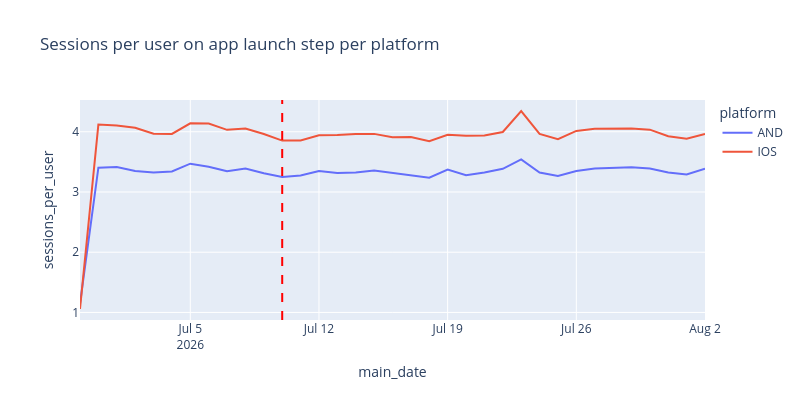
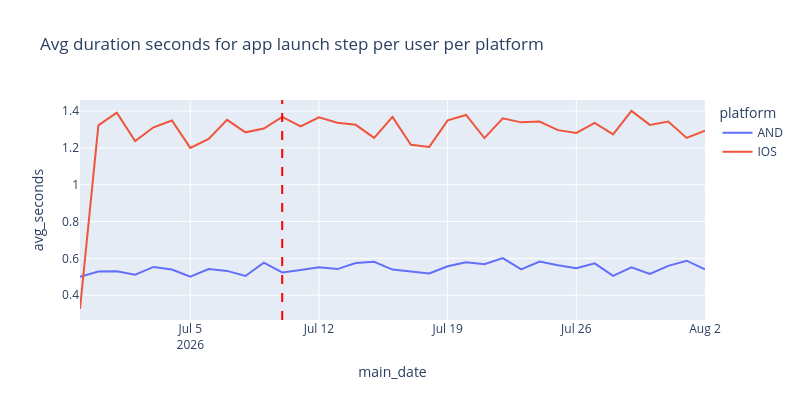

The notebook cell these images were saved under, in order:
### Markdown cell above
### Applaunch step at bootstrap

### Code cell
data_bootstrap_applaunch_cmpt = data_bootstrap_agg_cmpt[data_bootstrap_agg_cmpt['tutorial_step_id'] == 'app_launch']

fig = px.line(data_bootstrap_applaunch_cmpt, 
              x='main_date', 
              y='sessions_per_user',
              color='platform',
              title='Sessions per user on app launch step per platform',
              width=800,
              height=400,
              hover_data={'main_date': True, 'unique_users':True},
)

# draw a vertical line at the date 2026-07-10 to indicate the start of the cohort window
fig.add_vline(x='2026-07-10', line_dash="dash", line_color="red")
# do not attach the y-axis to zero
fig.update_yaxes(rangemode="normal")

fig.show()

fig = px.line(data_bootstrap_applaunch_cmpt, 
              x='main_date', 
              y='avg_seconds',
              color='platform',
              title='Avg duration seconds for app launch step per user per platform',
              width=800,
              height=400,
              hover_data={'main_date': True, 'unique_users':True},
)

# draw a vertical line at the date 2026-07-10 to indicate the start of the cohort window
fig.add_vline(x='2026-07-10', line_dash="dash", line_color="red")
# do not attach the y-axis to zero
fig.update_yaxes(rangemode="normal")

fig.show()

### Figure 1 — Plotly figure (JSON) as saved in the notebook; plotly's stock layout.template omitted (floating-point values rounded to 4 significant figures)
{"data": [{"customdata": [[7], [30936], [30617], [30585], [30079], [29396], [30328], [30255], [30525], [30294], [30241], [29783], [29356], [30014], [29916], [29977], [29469], [29151], [28878], [28508], [28878], [28879], [28760], [28614], [28478], [27947], [27400], [28187], [27800], [27580], [27444], [27136], [26889], [26181], [26669]], "hovertemplate": "platform=AND<br>main_date=%{x}<br>sessions_per_user=%{y}<br>unique_users=%{customdata[0]}<extra></extra>", "legendgroup": "AND", "line": {"color": "#636efa", "dash": "solid"}, "marker": {"symbol": "circle"}, "mode": "lines", "name": "AND", "orientation": "v", "showlegend": true, "type": "scatter", "x": ["2026-06-29", "2026-06-30", "2026-07-01", "2026-07-02", "2026-07-03", "2026-07-04", "2026-07-05", "2026-07-06", "2026-07-07", "2026-07-08", "2026-07-09", "2026-07-10", "2026-07-11", "2026-07-12", "2026-07-13", "2026-07-14", "2026-07-15", "2026-07-16", "2026-07-17", "2026-07-18", "2026-07-19", "2026-07-20", "2026-07-21", "2026-07-22", "2026-07-23", "2026-07-24", "2026-07-25", "2026-07-26", "2026-07-27", "2026-07-28", "2026-07-29", "2026-07-30", "2026-07-31", "2026-08-01", "2026-08-02"], "xaxis": "x", "y": [1.143, 3.403, 3.417, 3.349, 3.323, 3.34, 3.47, 3.42, 3.345, 3.392, 3.31, 3.249, 3.276, 3.35, 3.315, 3.324, 3.359, 3.321, 3.277, 3.238, 3.373, 3.277, 3.323, 3.385, 3.542, 3.323, 3.267, 3.35, 3.389, 3.398, 3.411, 3.39, 3.325, 3.292, 3.387], "yaxis": "y"}, {"customdata": [[35], [46073], [45660], [45220], [44636], [43628], [44851], [45365], [45369], [45311], [45246], [44479], [43661], [44953], [45088], [45097], [44634], [44268], [43412], [42888], [43861], [43757], [43820], [43637], [43177], [42261], [41282], [42275], [42347], [41813], [41603], [40993], [40445], [39105], [40040]], "hovertemplate": "platform=IOS<br>main_date=%{x}<br>sessions_per_user=%{y}<br>unique_users=%{customdata[0]}<extra></extra>", "legendgroup": "IOS", "line": {"color": "#EF553B", "dash": "solid"}, "marker": {"symbol": "circle"}, "mode": "lines", "name": "IOS", "orientation": "v", "showlegend": true, "type": "scatter", "x": ["2026-06-29", "2026-06-30", "2026-07-01", "2026-07-02", "2026-07-03", "2026-07-04", "2026-07-05", "2026-07-06", "2026-07-07", "2026-07-08", "2026-07-09", "2026-07-10", "2026-07-11", "2026-07-12", "2026-07-13", "2026-07-14", "2026-07-15", "2026-07-16", "2026-07-17", "2026-07-18", "2026-07-19", "2026-07-20", "2026-07-21", "2026-07-22", "2026-07-23", "2026-07-24", "2026-07-25", "2026-07-26", "2026-07-27", "2026-07-28", "2026-07-29", "2026-07-30", "2026-07-31", "2026-08-01", "2026-08-02"], "xaxis": "x", "y": [1.057, 4.119, 4.106, 4.067, 3.967, 3.963, 4.14, 4.138, 4.032, 4.053, 3.963, 3.854, 3.855, 3.941, 3.948, 3.964, 3.965, 3.908, 3.913, 3.842, 3.95, 3.936, 3.939, 3.997, 4.345, 3.964, 3.877, 4.015, 4.051, 4.049, 4.055, 4.035, 3.925, 3.886, 3.962], "yaxis": "y"}], "layout": {"height": 400, "legend": {"title": {"text": "platform"}, "tracegroupgap": 0}, "shapes": [{"line": {"color": "red", "dash": "dash"}, "type": "line", "x0": "2026-07-10", "x1": "2026-07-10", "xref": "x", "y0": 0, "y1": 1, "yref": "y domain"}], "title": {"text": "Sessions per user on app launch step per platform"}, "width": 800, "xaxis": {"anchor": "y", "domain": [0, 1], "title": {"text": "main_date"}}, "yaxis": {"anchor": "x", "domain": [0, 1], "rangemode": "normal", "title": {"text": "sessions_per_user"}}}}

### Figure 2 — Plotly figure (JSON) as saved in the notebook; plotly's stock layout.template omitted (floating-point values rounded to 4 significant figures)
{"data": [{"customdata": [[7], [30936], [30617], [30585], [30079], [29396], [30328], [30255], [30525], [30294], [30241], [29783], [29356], [30014], [29916], [29977], [29469], [29151], [28878], [28508], [28878], [28879], [28760], [28614], [28478], [27947], [27400], [28187], [27800], [27580], [27444], [27136], [26889], [26181], [26669]], "hovertemplate": "platform=AND<br>main_date=%{x}<br>avg_seconds=%{y}<br>unique_users=%{customdata[0]}<extra></extra>", "legendgroup": "AND", "line": {"color": "#636efa", "dash": "solid"}, "marker": {"symbol": "circle"}, "mode": "lines", "name": "AND", "orientation": "v", "showlegend": true, "type": "scatter", "x": ["2026-06-29", "2026-06-30", "2026-07-01", "2026-07-02", "2026-07-03", "2026-07-04", "2026-07-05", "2026-07-06", "2026-07-07", "2026-07-08", "2026-07-09", "2026-07-10", "2026-07-11", "2026-07-12", "2026-07-13", "2026-07-14", "2026-07-15", "2026-07-16", "2026-07-17", "2026-07-18", "2026-07-19", "2026-07-20", "2026-07-21", "2026-07-22", "2026-07-23", "2026-07-24", "2026-07-25", "2026-07-26", "2026-07-27", "2026-07-28", "2026-07-29", "2026-07-30", "2026-07-31", "2026-08-01", "2026-08-02"], "xaxis": "x", "y": [0.5004, 0.5285, 0.5297, 0.5118, 0.5536, 0.5396, 0.5011, 0.5426, 0.5322, 0.5044, 0.577, 0.5239, 0.5367, 0.5523, 0.5419, 0.5746, 0.5816, 0.5394, 0.5284, 0.5185, 0.5572, 0.579, 0.5689, 0.6019, 0.5407, 0.5832, 0.5629, 0.5469, 0.5732, 0.505, 0.5521, 0.5153, 0.5596, 0.5875, 0.5404], "yaxis": "y"}, {"customdata": [[35], [46073], [45660], [45220], [44636], [43628], [44851], [45365], [45369], [45311], [45246], [44479], [43661], [44953], [45088], [45097], [44634], [44268], [43412], [42888], [43861], [43757], [43820], [43637], [43177], [42261], [41282], [42275], [42347], [41813], [41603], [40993], [40445], [39105], [40040]], "hovertemplate": "platform=IOS<br>main_date=%{x}<br>avg_seconds=%{y}<br>unique_users=%{customdata[0]}<extra></extra>", "legendgroup": "IOS", "line": {"color": "#EF553B", "dash": "solid"}, "marker": {"symbol": "circle"}, "mode": "lines", "name": "IOS", "orientation": "v", "showlegend": true, "type": "scatter", "x": ["2026-06-29", "2026-06-30", "2026-07-01", "2026-07-02", "2026-07-03", "2026-07-04", "2026-07-05", "2026-07-06", "2026-07-07", "2026-07-08", "2026-07-09", "2026-07-10", "2026-07-11", "2026-07-12", "2026-07-13", "2026-07-14", "2026-07-15", "2026-07-16", "2026-07-17", "2026-07-18", "2026-07-19", "2026-07-20", "2026-07-21", "2026-07-22", "2026-07-23", "2026-07-24", "2026-07-25", "2026-07-26", "2026-07-27", "2026-07-28", "2026-07-29", "2026-07-30", "2026-07-31", "2026-08-01", "2026-08-02"], "xaxis": "x", "y": [0.3253, 1.322, 1.391, 1.237, 1.312, 1.348, 1.2, 1.249, 1.352, 1.284, 1.305, 1.368, 1.317, 1.366, 1.337, 1.325, 1.254, 1.368, 1.217, 1.205, 1.35, 1.379, 1.253, 1.36, 1.339, 1.343, 1.296, 1.281, 1.335, 1.273, 1.4, 1.325, 1.343, 1.254, 1.293], "yaxis": "y"}], "layout": {"height": 400, "legend": {"title": {"text": "platform"}, "tracegroupgap": 0}, "shapes": [{"line": {"color": "red", "dash": "dash"}, "type": "line", "x0": "2026-07-10", "x1": "2026-07-10", "xref": "x", "y0": 0, "y1": 1, "yref": "y domain"}], "title": {"text": "Avg duration seconds for app launch step per user per platform"}, "width": 800, "xaxis": {"anchor": "y", "domain": [0, 1], "title": {"text": "main_date"}}, "yaxis": {"anchor": "x", "domain": [0, 1], "rangemode": "normal", "title": {"text": "avg_seconds"}}}}
